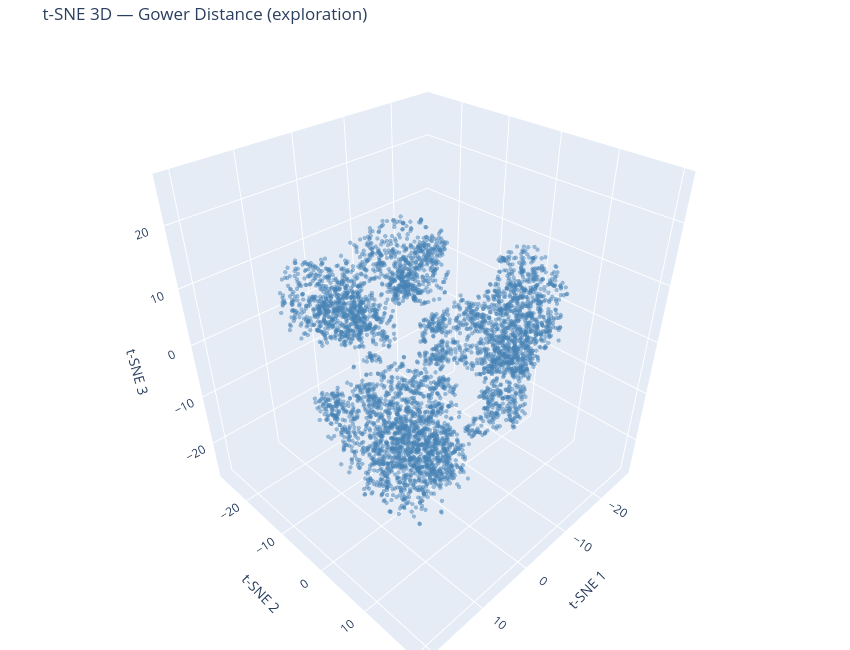

The cell this chart's notebook holds for it:
### Code cell
# t-SNE 3D with Gower distance
print('⏳ Running t-SNE (3D) with Gower distance...')
tsne_3d = TSNE(
    n_components=3,
    metric='precomputed',
    init='random',
    random_state=42,
    perplexity=40,
    learning_rate='auto'
)
Y_3d = tsne_3d.fit_transform(gower_distances)
print('✅ t-SNE 3D done.')

fig_explore = go.Figure(data=[go.Scatter3d(
    x=Y_3d[:, 0], y=Y_3d[:, 1], z=Y_3d[:, 2],
    mode='markers',
    marker=dict(size=2.5, color='steelblue', opacity=0.5),
)])
fig_explore.update_layout(
    title='t-SNE 3D — Gower Distance (exploration)',
    scene=dict(xaxis_title='t-SNE 1', yaxis_title='t-SNE 2', zaxis_title='t-SNE 3'),
    width=850, height=650,
    margin=dict(l=0, r=0, b=0, t=40)
)
fig_explore.show()

### Figure 1 — Plotly figure (JSON) as saved in the notebook; plotly's stock layout.template omitted (floating-point values rounded to 4 significant figures; data arrays with more than 128 entries replaced by an {"elided": "..."} marker saying what was removed)
{"data": [{"marker": {"color": "steelblue", "opacity": 0.5, "size": 2.5}, "mode": "markers", "type": "scatter3d", "x": {"elided": "5000 float values"}, "y": {"elided": "5000 float values"}, "z": {"elided": "5000 float values"}}], "layout": {"height": 650, "margin": {"b": 0, "l": 0, "r": 0, "t": 40}, "scene": {"xaxis": {"title": {"text": "t-SNE 1"}}, "yaxis": {"title": {"text": "t-SNE 2"}}, "zaxis": {"title": {"text": "t-SNE 3"}}}, "title": {"text": "t-SNE 3D — Gower Distance (exploration)"}, "width": 850}}
